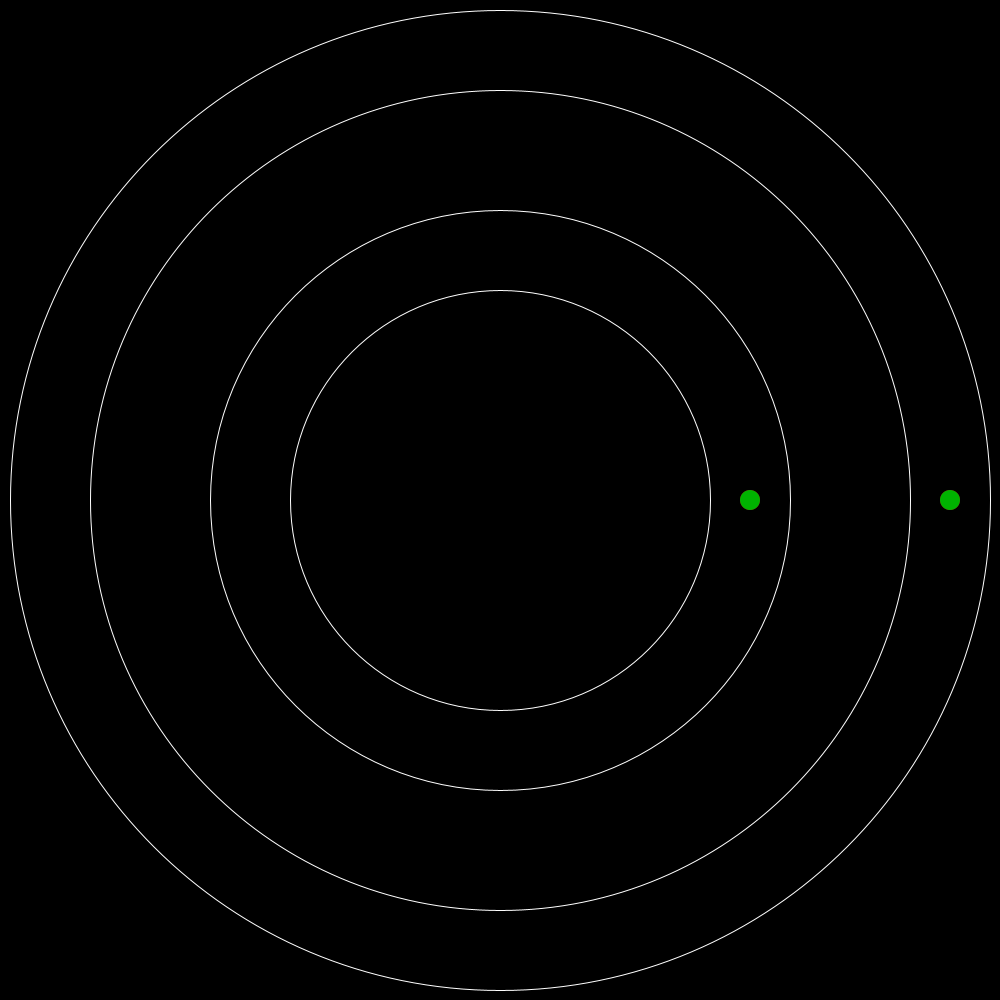
Frame 1 (no input)
Frame 60 (the mouse pressed at the canvas centre just before this capture): identical to frame 1, image omitted
Frame 120 (the mouse held since frame 60 and released just before this capture): identical to frame 1, image omitted

The Processing sketch that drew this single still picture (run headless with seeded random() and noise(); from frame 60 on, the mouse is pressed at the canvas centre):

// Processing sketch: circle_adjust
// ── circle_adjust.pde

int T1 = 32;
int T2 = 24;


PVector center;
int ring_size;
PVector arc1, arc2;
Ring outer, inner;

void setup()
{
  size(1000, 1000);
  
  center = new PVector(width/2, height/2);
  ring_size = width/2;
  
  // Ring(float Cx, float Cy, float rad, float thick )
  outer = new Ring(center.x, center.y,
                         ring_size-50, 40 );
  inner = new Ring(center.x, center.y,
                         ring_size/2, 40 );
  
  draw_all();
  
  // ** Eo setup
}




void draw()
{
  
  
}

void mousePressed(){
  outer.click(mouseX,mouseY);
  inner.click(mouseX,mouseY);
  //draw_all();
}

void mouseDragged(){
  outer.click(mouseX,mouseY);
  inner.click(mouseX,mouseY);
  draw_all();
}

void mouseReleased(){
  outer.release();
  inner.release();
  draw_all();
}

void keyPressed(){
  if(key==' '){
    outer.points=0;
    inner.points=0;
    draw_all();
  }
}


void draw_all(){
   background(0);
   outer.drw();
   inner.drw();
   //
}

class Ring
{
  PVector center;
  float radius, thickness, outer, inner;
  color filler;
  float begin, end;
  float diam;
  int points;
  
  Ring(float Cx, float Cy, float rad, float thick ){
    center = new PVector(Cx, Cy);
    radius = rad;
    thickness=thick;
    outer = rad+thick;
    inner = rad-thick;
    diam = 2*rad;
    
    float r = random(255);
    filler = color(r,0,255-r);
    
    begin = 0;
    end = 0;
    points=0;
  }
  
  void drw(){
    
    // ring col
      strokeWeight(thickness*2);      stroke(0);
      noFill();
    ellipse(center.x, center.y, diam, diam);
    
    // outlines
    strokeWeight(1); stroke(255); 
      noFill();
    ellipse(center.x,center.y, inner*2, inner*2);
    ellipse(center.x,center.y, outer*2, outer*2);
    
    // arc
    if(points==2){
      noFill();
      strokeWeight(thickness*2); 
      arc(center.x, center.y, diam,diam, begin, end );
    }
    
    if(true){
      // - draw debug dots
      PVector angB = PVector.add(center, PVector.fromAngle(begin).mult(radius) );
      PVector angE = PVector.add(center, PVector.fromAngle(end).mult(radius) );
      noStroke();  fill(180,0,0);
      ellipse( angB.x, angB.y, 20,20);
      noStroke();  fill(0,180,0);      
      ellipse( angE.x, angE.y, 20,20);
    }
  
  }
  boolean ringclick;
  float clickbegin;
  
  void click(float x, float y){
    PVector M = new PVector(x,y);
    PVector dist = PVector.sub(M, center );
    //println(dist.mag(), inner, outer);
    if(!ringclick){
      if(dist.mag()>=inner && dist.mag()<=outer ){
       ringclick = true; 
       clickbegin=dist.heading();
      }
    }
    if(ringclick){
      float angl = dist.heading();
      
      //println( angl );
      //println(angl, "\tB ", begin, "\tE", end );
      
      if(points==0){
        begin = angl;
        points++;
      }
      else if(points==1){
        // exchange begin and end if necessary
        if(angl>begin) {
          end = angl;
        }
        else {
          end = begin;
          begin = angl; 
        }
        points++;
      }
      else if(points==2){
        //println("dstncs:", abs(angl-begin), abs(angl-end) );
        
          // ON the ring
          float Bdiff = wrap(abs(angl-begin));  // diff to begin
          float Ediff = wrap(abs(angl-end));    // diff to end
          //println(angl, "--\t", Bdiff," - ", Ediff);
          println(angl, "--\t", begin," - ", end);
          if( Bdiff < 0.3 ) {
              // close to begin
              //begin = angl;
              begin += (angl-begin);
              println("M begin");
            }
            else if(Ediff <0.3 ) {
              // close to end
              //end = angl;
              end += (angl-end);
              println("M end");
            }
            else {
              // Drag
              //float rot = (angl-clickbegin);
              float rot = (angl-clickbegin);
              begin += rot;
              end   += rot;
              //println(angl);
              //println("M drag ", angl,"\t+",rot, "[ ",begin," > ", end, " ]" );
              clickbegin = angl;
            }
        
        
          // OFF the ring
          //if( abs(angl-begin) < abs(angl-end) ){
          //  begin = angl;
          //  println("M begin");
          //}
          //else {
          //  end = angl;
          //  println("M end");
          //}
        
        
         
      }
    }
    
      
  }
    
    void release(){
       if(ringclick){
         //if(points<2)   points++;
         ringclick=false;
       }
       //
    }
    
  
  
  // ** Eo class 
}

// circle angle wrap
float wrap(float x ){
  if(x> PI)
    x = TWO_PI-x;
  while(x>=TWO_PI)      x -= TWO_PI;
  while(x<=-TWO_PI)      x += TWO_PI;
  return x;
}
float wrap_A(float x, float max){
  return x;
}

// **   
